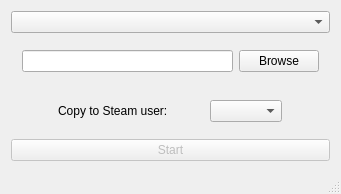
<?xml version="1.0" encoding="UTF-8"?>
<ui version="4.0">
 <class>MainWindow</class>
 <widget class="QMainWindow" name="MainWindow">
  <property name="geometry">
   <rect>
    <x>0</x>
    <y>0</y>
    <width>341</width>
    <height>178</height>
   </rect>
  </property>
  <property name="sizePolicy">
   <sizepolicy hsizetype="Preferred" vsizetype="Fixed">
    <horstretch>0</horstretch>
    <verstretch>0</verstretch>
   </sizepolicy>
  </property>
  <property name="maximumSize">
   <size>
    <width>16777215</width>
    <height>190</height>
   </size>
  </property>
  <property name="windowTitle">
   <string>GFWL-stripper</string>
  </property>
  <property name="windowIcon">
   <iconset>
    <normaloff>nogfwl.ico</normaloff>nogfwl.ico</iconset>
  </property>
  <widget class="QWidget" name="centralWidget">
   <layout class="QVBoxLayout" name="verticalLayout">
    <item>
     <widget class="QComboBox" name="game_selection"/>
    </item>
    <item>
     <widget class="QWidget" name="sourceWidget" native="true">
      <layout class="QHBoxLayout" name="horizontalLayout">
       <item>
        <widget class="QLineEdit" name="filename_lineEdit">
         <property name="readOnly">
          <bool>true</bool>
         </property>
        </widget>
       </item>
       <item>
        <widget class="QPushButton" name="browse_button">
         <property name="text">
          <string>Browse</string>
         </property>
        </widget>
       </item>
      </layout>
     </widget>
    </item>
    <item>
     <widget class="QWidget" name="destWidget" native="true">
      <layout class="QHBoxLayout" name="horizontalLayout_2">
       <item>
        <widget class="QLabel" name="dest_label">
         <property name="sizePolicy">
          <sizepolicy hsizetype="Maximum" vsizetype="Preferred">
           <horstretch>0</horstretch>
           <verstretch>0</verstretch>
          </sizepolicy>
         </property>
         <property name="text">
          <string>Copy to Steam user:</string>
         </property>
        </widget>
       </item>
       <item>
        <widget class="QComboBox" name="dest_selection">
         <property name="sizePolicy">
          <sizepolicy hsizetype="Maximum" vsizetype="Fixed">
           <horstretch>0</horstretch>
           <verstretch>0</verstretch>
          </sizepolicy>
         </property>
        </widget>
       </item>
      </layout>
     </widget>
    </item>
    <item>
     <widget class="QPushButton" name="start_button">
      <property name="enabled">
       <bool>false</bool>
      </property>
      <property name="text">
       <string>Start</string>
      </property>
     </widget>
    </item>
   </layout>
  </widget>
  <widget class="QStatusBar" name="statusBar"/>
 </widget>
 <layoutdefault spacing="6" margin="11"/>
 <resources/>
 <connections>
  <connection>
   <sender>browse_button</sender>
   <signal>clicked()</signal>
   <receiver>MainWindow</receiver>
   <slot>selectFolder()</slot>
   <hints>
    <hint type="sourcelabel">
     <x>366</x>
     <y>66</y>
    </hint>
    <hint type="destinationlabel">
     <x>317</x>
     <y>0</y>
    </hint>
   </hints>
  </connection>
  <connection>
   <sender>start_button</sender>
   <signal>clicked()</signal>
   <receiver>MainWindow</receiver>
   <slot>processFolder()</slot>
   <hints>
    <hint type="sourcelabel">
     <x>253</x>
     <y>104</y>
    </hint>
    <hint type="destinationlabel">
     <x>382</x>
     <y>71</y>
    </hint>
   </hints>
  </connection>
  <connection>
   <sender>game_selection</sender>
   <signal>activated(int)</signal>
   <receiver>MainWindow</receiver>
   <slot>selectGame(int)</slot>
   <hints>
    <hint type="sourcelabel">
     <x>196</x>
     <y>17</y>
    </hint>
    <hint type="destinationlabel">
     <x>115</x>
     <y>-3</y>
    </hint>
   </hints>
  </connection>
 </connections>
 <slots>
  <slot>selectFolder()</slot>
  <slot>processFolder()</slot>
  <slot>selectGame(int)</slot>
 </slots>
</ui>
